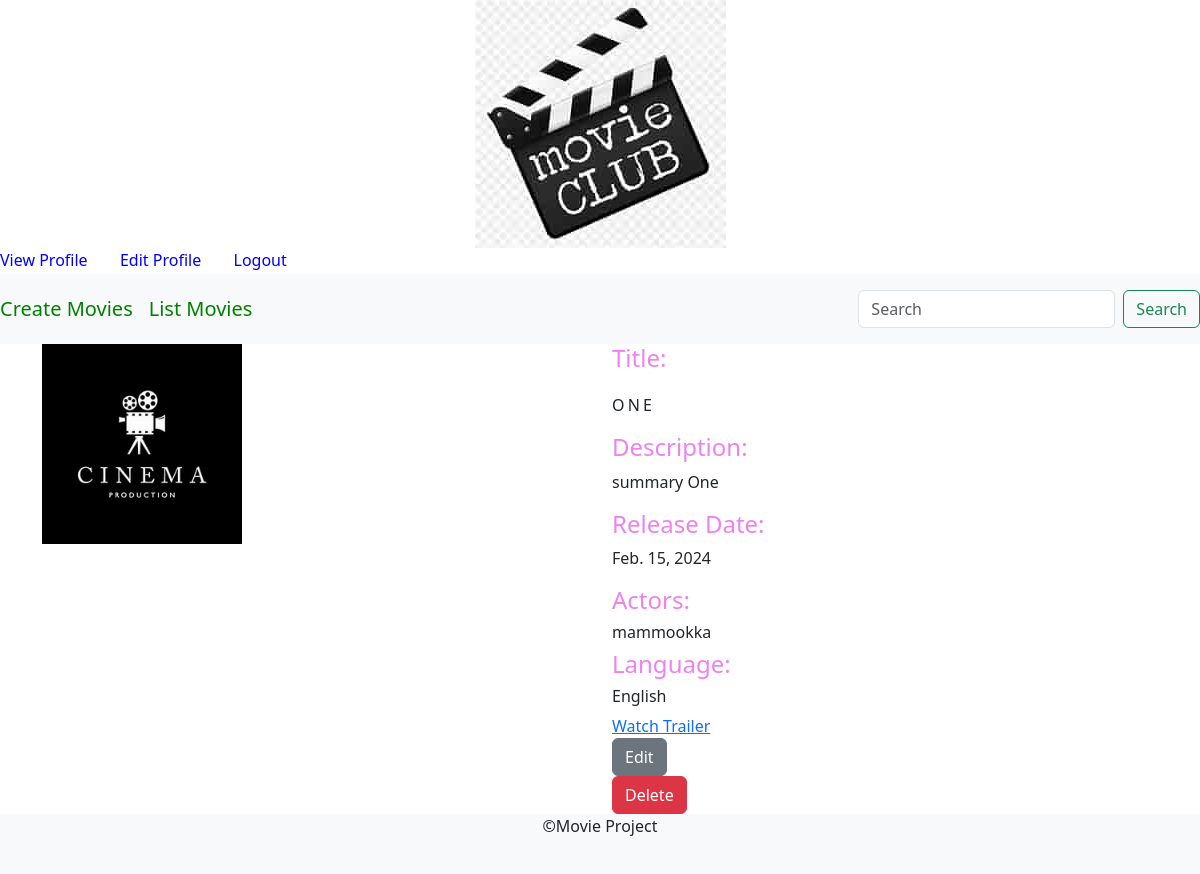
/detail/1, run on the app's committed database.
### movies/models.py (models this page shows, shortened)
class MovieInfo(models.Model):
    title=models.CharField(max_length=250)
    poster=models.ImageField(upload_to='poster',null=True)
    release_date=models.DateField(null=True)
    description=models.TextField(blank=True)
    category=models.ForeignKey(Category,null=True,on_delete=models.CASCADE)
    actors=models.CharField(max_length=250,null=True)
    trailer_link=models.URLField(null=True)

class Category(models.Model):
    name=models.CharField(max_length=200)
    def __str__(self):
        return self.name

### movies/views.py (the view)
# urls.py: path('detail/<pk>',views.detail,name='detail'),
def detail(request,pk):
    movie=MovieInfo.objects.get(pk=pk)
    return render(request,'detail.html',{'movie':movie})

### templates/detail.html
{% extends 'blank_layout.html' %}
{% load static %}
{% block content %}
<div class="container">
    <div class="row">
        <div class="col-md-6">
            <img src="{{movie.poster.url}}" width="200" height="200">
        </div>
        <div class="col-md-6">
           <h4 style="color:violet;">Title:</h4> <h2 class="my_prod_title"> {{movie.title}}</h2>
           <h4 style="color:violet;">Description:</h4><p class="text-justify my_prod_text">{{movie.description}}</p>
            <h4 style="color:violet;">Release Date:</h4><p class="text-justify my_prod_text">{{movie.release_date }}</p>
            <h4 style="color:violet;">Actors:</h4>   <h6 class="text-justify my_prod_text">{{movie.actors}}</h6>
            <h4 style="color:violet;">Language:</h4><h6 class="text-justify my_prod_text">{{movie.category}}</h6>
            <a href="{% url 'watch_trailer' movie.id %}">Watch Trailer</a><br>
                   <a class="btn btn-secondary" href="{% url 'edit' movie.id %}">Edit</a><br>
                   <a class="btn btn-danger" href="{% url 'delete' movie.id %}">Delete</a>
        </div>
    </div>
</div>
{% endblock %}

### static/css/custom.css (style rules this page uses)
.my_prod_title { font-size:16px; text-transform:uppercase; letter-spacing:.2em; padding-top:15px; padding-bottom:10px; }
.my_prod_text { padding-right:20px; }

### data on the page
MovieInfo: poster (picture), title "ONE", description "summary One", release_date "Feb. 15, 2024", actors "mammookka", category "English"
